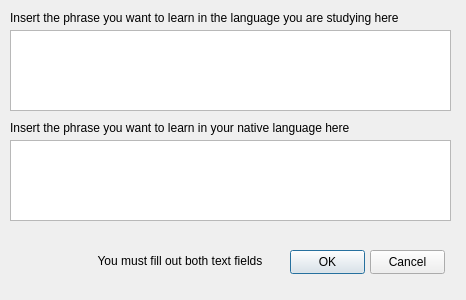
<?xml version="1.0" encoding="UTF-8"?>
<ui version="4.0">
 <class>PhraseAddWindow</class>
 <widget class="QDialog" name="PhraseAddWindow">
  <property name="geometry">
   <rect>
    <x>0</x>
    <y>0</y>
    <width>466</width>
    <height>300</height>
   </rect>
  </property>
  <property name="windowTitle">
   <string>Phrase manager</string>
  </property>
  <widget class="QTextEdit" name="PhraseAddTextSecond">
   <property name="geometry">
    <rect>
     <x>10</x>
     <y>30</y>
     <width>441</width>
     <height>81</height>
    </rect>
   </property>
  </widget>
  <widget class="QTextEdit" name="PhraseAddTextMain">
   <property name="geometry">
    <rect>
     <x>10</x>
     <y>140</y>
     <width>441</width>
     <height>81</height>
    </rect>
   </property>
  </widget>
  <widget class="QLabel" name="TextLanguage1">
   <property name="geometry">
    <rect>
     <x>10</x>
     <y>10</y>
     <width>431</width>
     <height>16</height>
    </rect>
   </property>
   <property name="text">
    <string>Insert the phrase you want to learn in the language you are studying here</string>
   </property>
  </widget>
  <widget class="QLabel" name="TextLanguage1_2">
   <property name="geometry">
    <rect>
     <x>10</x>
     <y>120</y>
     <width>421</width>
     <height>16</height>
    </rect>
   </property>
   <property name="text">
    <string>Insert the phrase you want to learn in your native language here</string>
   </property>
  </widget>
  <widget class="QPushButton" name="acceptButt">
   <property name="geometry">
    <rect>
     <x>290</x>
     <y>250</y>
     <width>75</width>
     <height>24</height>
    </rect>
   </property>
   <property name="text">
    <string>OK</string>
   </property>
  </widget>
  <widget class="QPushButton" name="CancelButt">
   <property name="geometry">
    <rect>
     <x>370</x>
     <y>250</y>
     <width>75</width>
     <height>24</height>
    </rect>
   </property>
   <property name="text">
    <string>Cancel</string>
   </property>
  </widget>
  <widget class="QLabel" name="WarningLabel">
   <property name="geometry">
    <rect>
     <x>28</x>
     <y>245</y>
     <width>251</width>
     <height>31</height>
    </rect>
   </property>
   <property name="palette">
    <palette>
     <active>
      <colorrole role="Text">
       <brush brushstyle="SolidPattern">
        <color alpha="255">
         <red>255</red>
         <green>0</green>
         <blue>0</blue>
        </color>
       </brush>
      </colorrole>
     </active>
     <inactive>
      <colorrole role="Text">
       <brush brushstyle="SolidPattern">
        <color alpha="255">
         <red>255</red>
         <green>0</green>
         <blue>0</blue>
        </color>
       </brush>
      </colorrole>
     </inactive>
     <disabled/>
    </palette>
   </property>
   <property name="layoutDirection">
    <enum>Qt::LeftToRight</enum>
   </property>
   <property name="autoFillBackground">
    <bool>false</bool>
   </property>
   <property name="text">
    <string>You must fill out both text fields     </string>
   </property>
   <property name="alignment">
    <set>Qt::AlignRight|Qt::AlignTrailing|Qt::AlignVCenter</set>
   </property>
  </widget>
 </widget>
 <resources/>
 <connections/>
</ui>
